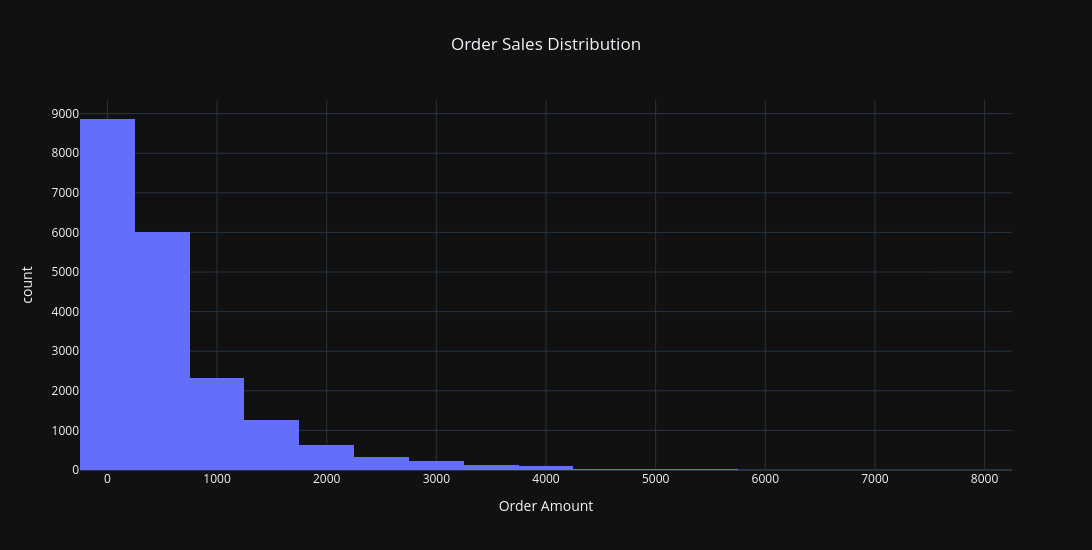

The cell this chart's notebook holds for it:
### Code cell
import plotly.express as px

fig = px.histogram(
    orders,
    x="total_amount",
    title="Order Sales Distribution",
    labels={
        "total_amount": "Order Amount",
        "count": "Number of Orders"
    },
    nbins=30
)

fig.update_layout(
    template="plotly_dark",
    title_x=0.5,
    width=1100,
    height=550,
    xaxis=dict(
        showgrid=True
    ),
    yaxis=dict(
        showgrid=True
    )
)

fig.update_traces(
    hovertemplate="<b>Order Amount: ₹%{x:,.2f}</b><br>Number of Orders: %{y}<extra></extra>"
)

fig.show()

### Figure 1 — Plotly figure (JSON) as saved in the notebook; plotly's stock layout.template omitted (floating-point values rounded to 4 significant figures; data arrays with more than 128 entries replaced by an {"elided": "..."} marker saying what was removed)
{"data": [{"bingroup": "x", "hovertemplate": "<b>Order Amount: ₹%{x:,.2f}</b><br>Number of Orders: %{y}<extra></extra>", "legendgroup": "", "marker": {"color": "#636efa", "pattern": {"shape": ""}}, "name": "", "nbinsx": 30, "orientation": "v", "showlegend": false, "type": "histogram", "x": {"elided": "20000 float values"}, "xaxis": "x", "yaxis": "y"}], "layout": {"barmode": "relative", "height": 550, "legend": {"tracegroupgap": 0}, "title": {"text": "Order Sales Distribution", "x": 0.5}, "width": 1100, "xaxis": {"anchor": "y", "domain": [0, 1], "showgrid": true, "title": {"text": "Order Amount"}}, "yaxis": {"anchor": "x", "domain": [0, 1], "showgrid": true, "title": {"text": "count"}}}}
